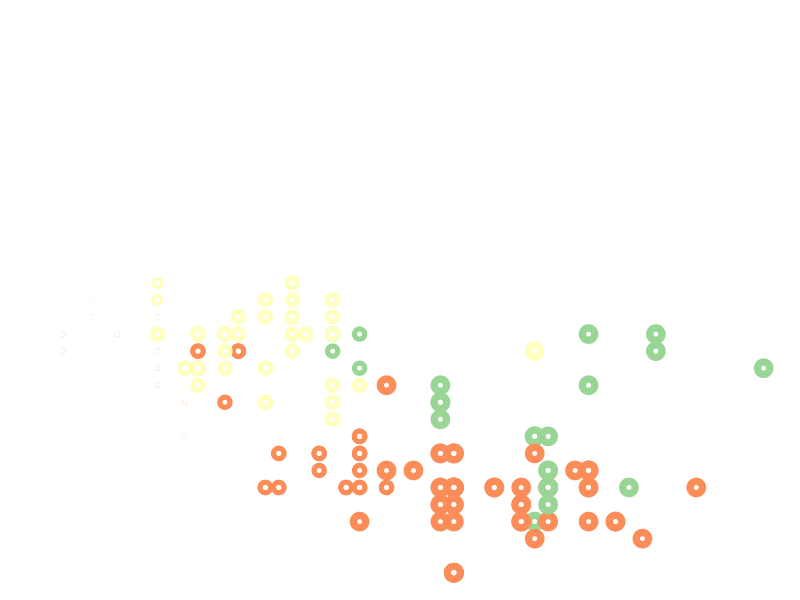

This chart was generated by the following R code:
# install.packages("tidyverse")

library(ggplot2)
library(tibble)

mpg |>
  ggplot(aes(displ, hwy, colour = drv, size = cyl)) +
  geom_point(show.legend = FALSE) +
  geom_point(show.legend = FALSE, size = 1, colour = "#ffffff") + 
  theme_void() +
  scale_color_brewer(palette = "Spectral")

